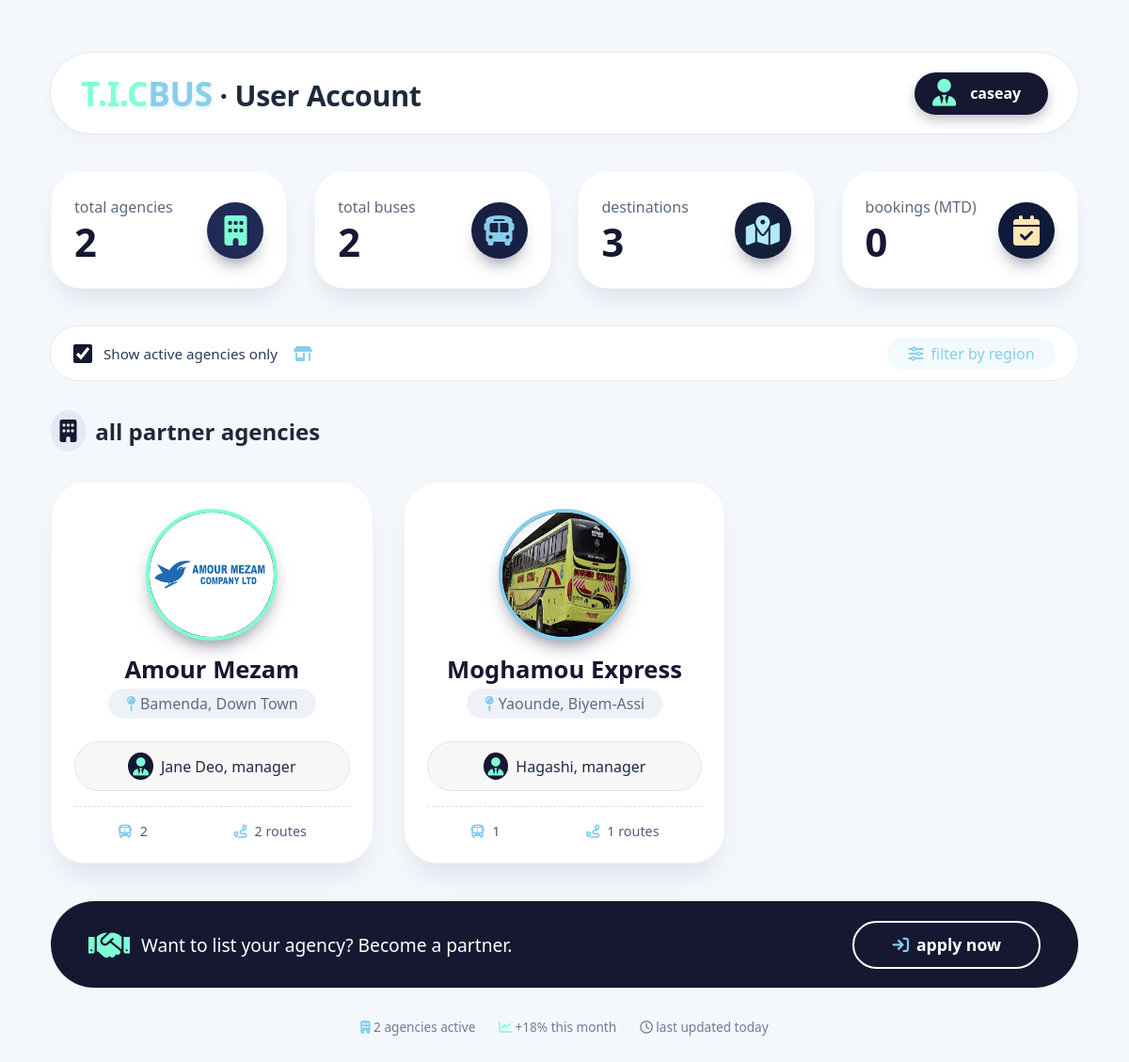
The app's page /index/ (signed in) with its own data.
### booking/models.py (models this page shows, shortened)
class User(AbstractUser):
    username = models.CharField(max_length=50, unique=True)
    fullname = models.CharField(max_length=50, blank=True)
    email = models.EmailField(max_length=254, unique=True, blank=False, null=False)

class Agency(models.Model):
    agency_logo = models.ImageField(upload_to='agencies_logos', default='1384014.png')
    agency_name = models.CharField(max_length=50, unique=True, null=False)
    total_bus = models.IntegerField(default=5, null=False, blank=False)
    agency_description = models.TextField()
    ceo_name = models.CharField(max_length=50, null=False)
    manager_name = models.CharField(max_length=50, null=True)
    date_created = models.DateField()
    location = models.CharField(max_length=50)

### booking/views.py (the view)
# urls.py: path('index/', index, name="index"),
@login_required(login_url='login')
def index(request):
    total_agencies = Agency.objects.count()
    total_buses = Bus.objects.count()
    total_bookings = Booking.objects.count()
    total_destinations = Route.objects.count()
    agencies = Agency.objects.annotate(
        unique_agency_total_bus=Count('buses'),
        total_routes=Count('buses__route')
    )
    context = {
        'total_agencies': total_agencies,
        'total_buses': total_buses,
        'total_destinations': total_destinations,
        'total_bookings': total_bookings,
        'agencies': agencies,
    }
    return render(request, 'pages/index.html', context)

### templates/pages/index.html (shortened to what this page needs)
<!DOCTYPE html>
<html lang="en">
<head>
  <link rel="stylesheet" href="https://cdnjs.cloudflare.com/ajax/libs/font-awesome/6.0.0-beta3/css/all.min.css">
</head>
<body>
<div class="dashboard">
  <div class="greeting">
    <h1>
      <span class="tic">T.I.C</span><span class="bus">BUS</span> · User Account
    </h1>
    <div class="user-profile">
      <i class="fas fa-user-tie"></i>
      <div class="user-text">
        <span class="name">{{request.user.username}}</span>
      </div>
    </div>
  </div>
  <div class="stat-grid">
    <div class="stat-card">
      <div class="stat-left">
        <h3>total agencies</h3>
        <div class="value">{{total_agencies}}</div>
      </div>
      <div class="stat-icon"><i class="fas fa-building"></i></div>
    </div>
    <div class="stat-card">
      <div class="stat-left">
        <h3>total buses</h3>
        <div class="value">{{total_buses}}</div>
      </div>
      <div class="stat-icon"><i class="fas fa-bus"></i></div>
    </div>
    <div class="stat-card">
      <div class="stat-left">
        <h3>destinations</h3>
        <div class="value">{{total_destinations}}</div>
      </div>
      <div class="stat-icon"><i class="fas fa-map-marked-alt"></i></div>
    </div>
    <div class="stat-card">
      <div class="stat-left">
        <h3>bookings (MTD)</h3>
        <div class="value">{{total_bookings}}</div>
      </div>
      <div class="stat-icon"><i class="fas fa-calendar-check"></i></div>
    </div>
  </div>
  <div class="filter-bar">
    <div class="filter-left">
      <input type="checkbox" id="activeAgencies" checked>
      <span>Show active agencies only</span>
      <i class="fas fa-store-alt" style="color: skyblue; margin-left: 5px;"></i>
    </div>
    <a href="#" class="filter-link"><i class="fas fa-sliders-h"></i> filter by region</a>
  </div>
  <h2 style="margin: 1.2rem 0 1rem 0; font-weight: 600; display: flex; gap: 10px; align-items: center;">
    <i class="fas fa-building" style="color: rgb(22,23,49); background: #e2eaf5; padding: 0.6rem; border-radius: 50%;"></i>
    all partner agencies
  </h2>
  <div class="agency-grid">
    {% for agency in agencies %}
        <div class="agency-card">
        <div class="agency-logo"><img src="{{agency.agency_logo.url}}"></div>
        <div class="agency-name"><a href="{% url 'agency_detail' agency.id %}" style="text-decoration: none; color: rgb(22,23,49);">{{agency.agency_name}}</a></div>
        <div class="agency-location"><i class="fas fa-map-pin"></i>{{agency.location}}</div>
        <div class="manager-row"><i class="fas fa-user-tie"></i> {{agency.manager_name}}, manager</div>
        <div class="agency-meta">
            <span><i class="fas fa-bus"></i> {{ agency.unique_agency_total_bus }}</span>
            <span><i class="fas fa-route"></i> {{agency.total_routes}} routes</span>
        </div>
        </div>
    {% endfor %}
  </div>
  <div class="bottom-cta">
    <p>
      <i class="fas fa-handshake"></i>
      Want to list your agency? Become a partner.
    </p>
    <a href="#" class="cta-btn">
      <i class="fas fa-arrow-right-to-bracket"></i> apply now
    </a>
  </div>
  <div class="footer-note">
    <span><i class="fas fa-building" style="color: skyblue;"></i> {{total_agencies}} agencies active</span>
    <span><i class="fas fa-chart-line" style="color: aquamarine;"></i> +18% this month</span>
    <span><i class="fa-regular fa-clock"></i> last updated today</span>
  </div>
</div>
</body>
</html>

### records on screen
User: user.username "caseay"
Agency: agency_logo (picture), agency_name "Amour Mezam", location "Bamenda, Down Town", manager_name "Jane Deo", unique_agency_total_bus "2", total_routes "2"
Agency: agency_logo (picture), agency_name "Moghamou Express", location "Yaounde, Biyem-Assi", manager_name "Hagashi", unique_agency_total_bus "1", total_routes "1"

### other values on screen
{{ total_agencies }} "2"
{{ total_buses }} "2"
{{ total_destinations }} "3"
{{ total_bookings }} "0"
